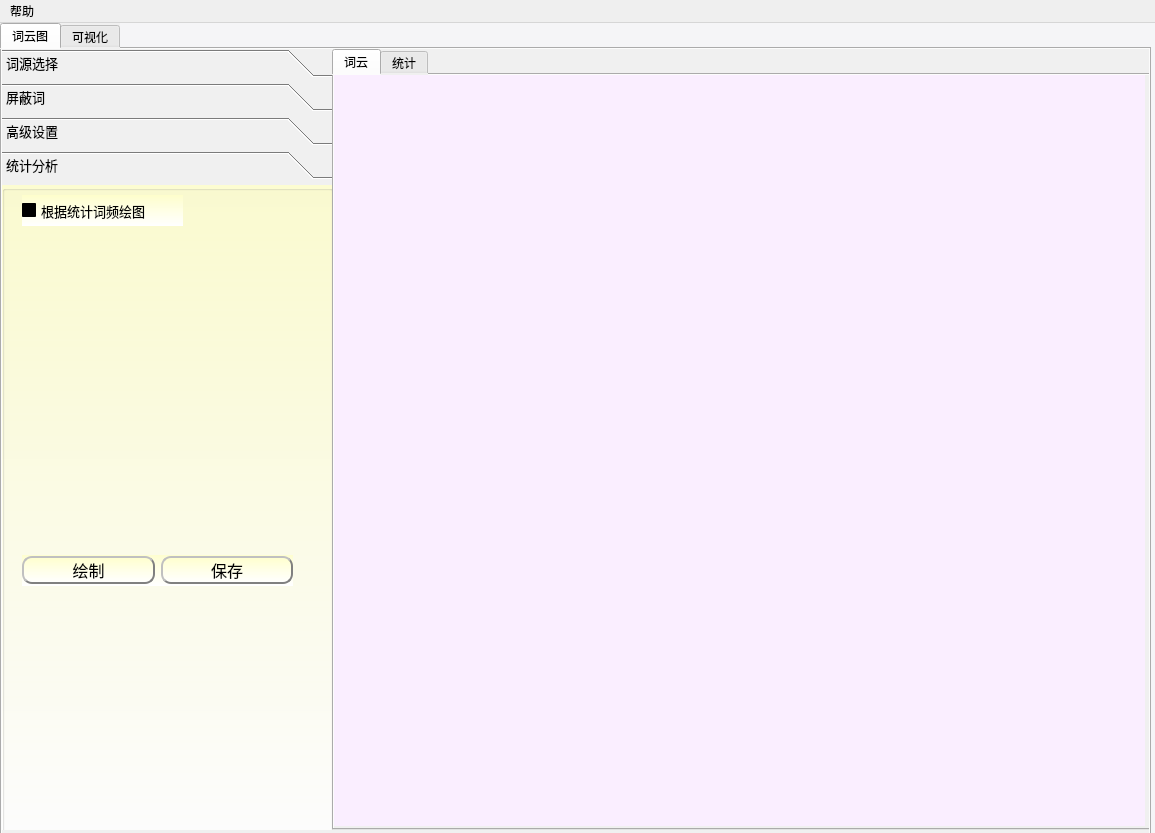
<?xml version="1.0" encoding="UTF-8"?>
<ui version="4.0">
 <class>MainWindow</class>
 <widget class="QMainWindow" name="MainWindow">
  <property name="geometry">
   <rect>
    <x>0</x>
    <y>0</y>
    <width>1155</width>
    <height>833</height>
   </rect>
  </property>
  <property name="sizePolicy">
   <sizepolicy hsizetype="Fixed" vsizetype="Fixed">
    <horstretch>0</horstretch>
    <verstretch>0</verstretch>
   </sizepolicy>
  </property>
  <property name="minimumSize">
   <size>
    <width>1155</width>
    <height>833</height>
   </size>
  </property>
  <property name="maximumSize">
   <size>
    <width>1155</width>
    <height>833</height>
   </size>
  </property>
  <property name="font">
   <font>
    <pointsize>8</pointsize>
   </font>
  </property>
  <property name="windowTitle">
   <string>MainWindow</string>
  </property>
  <property name="windowIcon">
   <iconset>
    <normaloff>:/icon/images/动物/可达鸭.png</normaloff>:/icon/images/动物/可达鸭.png</iconset>
  </property>
  <property name="toolTip">
   <string/>
  </property>
  <property name="styleSheet">
   <string notr="true">#centralwidget
{
background-color: rgb(245, 245, 247);
}
#groupbox
{
background-color: rgb(255, 255, 127);
}
.QPushButton{
border-radius: 10px;  
border: 2px groove gray; 
border-style: outset;

}


</string>
  </property>
  <property name="iconSize">
   <size>
    <width>50</width>
    <height>50</height>
   </size>
  </property>
  <widget class="QWidget" name="centralwidget">
   <property name="styleSheet">
    <string notr="true">QPushButton{
border-radius: 10px;  
border: 2px groove gray; 
border-style: outset;
	background-color: rgb(0, 170, 255);
}</string>
   </property>
   <widget class="QTabWidget" name="tabWidget">
    <property name="geometry">
     <rect>
      <x>0</x>
      <y>0</y>
      <width>1151</width>
      <height>821</height>
     </rect>
    </property>
    <property name="styleSheet">
     <string notr="true">background-color: rgb(240, 240, 240);</string>
    </property>
    <property name="currentIndex">
     <number>0</number>
    </property>
    <widget class="QWidget" name="tab">
     <property name="styleSheet">
      <string notr="true"/>
     </property>
     <attribute name="title">
      <string>词云图</string>
     </attribute>
     <widget class="QToolBox" name="toolBox">
      <property name="geometry">
       <rect>
        <x>0</x>
        <y>0</y>
        <width>331</width>
        <height>781</height>
       </rect>
      </property>
      <property name="font">
       <font>
        <pointsize>10</pointsize>
       </font>
      </property>
      <property name="styleSheet">
       <string notr="true"/>
      </property>
      <property name="currentIndex">
       <number>3</number>
      </property>
      <widget class="QWidget" name="common">
       <property name="geometry">
        <rect>
         <x>0</x>
         <y>0</y>
         <width>100</width>
         <height>30</height>
        </rect>
       </property>
       <attribute name="label">
        <string>词源选择</string>
       </attribute>
       <widget class="QGroupBox" name="groupBox">
        <property name="geometry">
         <rect>
          <x>0</x>
          <y>0</y>
          <width>331</width>
          <height>661</height>
         </rect>
        </property>
        <property name="font">
         <font>
          <pointsize>9</pointsize>
          <weight>50</weight>
          <bold>false</bold>
         </font>
        </property>
        <property name="styleSheet">
         <string notr="true">background-color: qlineargradient(spread:pad, x1:0, y1:0, x2:0, y2:1, stop:0 rgba(255, 255, 203, 211), stop:1 rgba(255, 255, 255, 255));</string>
        </property>
        <property name="title">
         <string/>
        </property>
        <property name="checkable">
         <bool>false</bool>
        </property>
        <widget class="QLineEdit" name="txtlineEdit">
         <property name="geometry">
          <rect>
           <x>120</x>
           <y>50</y>
           <width>161</width>
           <height>31</height>
          </rect>
         </property>
        </widget>
        <widget class="QPushButton" name="flieButton">
         <property name="geometry">
          <rect>
           <x>10</x>
           <y>47</y>
           <width>90</width>
           <height>30</height>
          </rect>
         </property>
         <property name="font">
          <font>
           <pointsize>12</pointsize>
           <weight>50</weight>
           <bold>false</bold>
          </font>
         </property>
         <property name="styleSheet">
          <string notr="true"/>
         </property>
         <property name="text">
          <string>选择词源</string>
         </property>
        </widget>
        <widget class="QLineEdit" name="imglineEdit">
         <property name="geometry">
          <rect>
           <x>120</x>
           <y>110</y>
           <width>161</width>
           <height>31</height>
          </rect>
         </property>
        </widget>
        <widget class="QPushButton" name="imgButton">
         <property name="geometry">
          <rect>
           <x>10</x>
           <y>107</y>
           <width>90</width>
           <height>30</height>
          </rect>
         </property>
         <property name="font">
          <font>
           <pointsize>12</pointsize>
           <weight>50</weight>
           <bold>false</bold>
          </font>
         </property>
         <property name="styleSheet">
          <string notr="true"/>
         </property>
         <property name="text">
          <string>选择图片</string>
         </property>
        </widget>
        <widget class="QPushButton" name="saveButton">
         <property name="geometry">
          <rect>
           <x>149</x>
           <y>213</y>
           <width>111</width>
           <height>24</height>
          </rect>
         </property>
         <property name="font">
          <font>
           <pointsize>12</pointsize>
           <weight>50</weight>
           <bold>false</bold>
          </font>
         </property>
         <property name="styleSheet">
          <string notr="true">border-top-color: rgb(0, 0, 0);</string>
         </property>
         <property name="text">
          <string>保存</string>
         </property>
        </widget>
        <widget class="QPushButton" name="plotButton">
         <property name="geometry">
          <rect>
           <x>11</x>
           <y>213</y>
           <width>101</width>
           <height>24</height>
          </rect>
         </property>
         <property name="font">
          <font>
           <pointsize>12</pointsize>
           <weight>50</weight>
           <bold>false</bold>
          </font>
         </property>
         <property name="styleSheet">
          <string notr="true"/>
         </property>
         <property name="text">
          <string>绘制</string>
         </property>
        </widget>
       </widget>
      </widget>
      <widget class="QWidget" name="page">
       <property name="geometry">
        <rect>
         <x>0</x>
         <y>0</y>
         <width>100</width>
         <height>30</height>
        </rect>
       </property>
       <property name="contextMenuPolicy">
        <enum>Qt::PreventContextMenu</enum>
       </property>
       <property name="acceptDrops">
        <bool>false</bool>
       </property>
       <attribute name="label">
        <string>屏蔽词</string>
       </attribute>
       <widget class="QGroupBox" name="groupBox_3">
        <property name="geometry">
         <rect>
          <x>0</x>
          <y>0</y>
          <width>331</width>
          <height>661</height>
         </rect>
        </property>
        <property name="font">
         <font>
          <family>宋体</family>
          <pointsize>10</pointsize>
         </font>
        </property>
        <property name="styleSheet">
         <string notr="true">background-color: qlineargradient(spread:pad, x1:0, y1:0, x2:0, y2:1, stop:0 rgba(255, 255, 203, 211), stop:1 rgba(255, 255, 255, 255));</string>
        </property>
        <property name="title">
         <string>请输入不想在词云中出现的词语</string>
        </property>
        <widget class="QTextEdit" name="stopwords">
         <property name="geometry">
          <rect>
           <x>10</x>
           <y>30</y>
           <width>301</width>
           <height>301</height>
          </rect>
         </property>
        </widget>
       </widget>
      </widget>
      <widget class="QWidget" name="advanced">
       <property name="geometry">
        <rect>
         <x>0</x>
         <y>0</y>
         <width>100</width>
         <height>30</height>
        </rect>
       </property>
       <attribute name="label">
        <string>高级设置</string>
       </attribute>
       <widget class="QGroupBox" name="groupBox_2">
        <property name="geometry">
         <rect>
          <x>0</x>
          <y>-10</y>
          <width>331</width>
          <height>661</height>
         </rect>
        </property>
        <property name="styleSheet">
         <string notr="true">background-color: qlineargradient(spread:pad, x1:0, y1:0, x2:0, y2:1, stop:0 rgba(255, 255, 203, 211), stop:1 rgba(255, 255, 255, 255));

</string>
        </property>
        <property name="title">
         <string/>
        </property>
        <widget class="QCheckBox" name="Templatecolor">
         <property name="geometry">
          <rect>
           <x>20</x>
           <y>20</y>
           <width>161</width>
           <height>31</height>
          </rect>
         </property>
         <property name="font">
          <font>
           <pointsize>10</pointsize>
          </font>
         </property>
         <property name="autoFillBackground">
          <bool>false</bool>
         </property>
         <property name="text">
          <string>按照模板颜色绘图</string>
         </property>
         <property name="checked">
          <bool>true</bool>
         </property>
        </widget>
        <widget class="QComboBox" name="FoncobotBox">
         <property name="geometry">
          <rect>
           <x>200</x>
           <y>20</y>
           <width>87</width>
           <height>22</height>
          </rect>
         </property>
         <item>
          <property name="text">
           <string>宋体</string>
          </property>
         </item>
         <item>
          <property name="text">
           <string>楷体</string>
          </property>
         </item>
         <item>
          <property name="text">
           <string>行书</string>
          </property>
         </item>
         <item>
          <property name="text">
           <string>Courier New</string>
          </property>
         </item>
        </widget>
        <widget class="QTextEdit" name="mytips">
         <property name="geometry">
          <rect>
           <x>20</x>
           <y>490</y>
           <width>291</width>
           <height>51</height>
          </rect>
         </property>
        </widget>
        <widget class="QWidget" name="layoutWidget">
         <property name="geometry">
          <rect>
           <x>20</x>
           <y>150</y>
           <width>231</width>
           <height>24</height>
          </rect>
         </property>
         <layout class="QHBoxLayout" name="horizontalLayout">
          <item>
           <widget class="QLabel" name="label_2">
            <property name="font">
             <font>
              <pointsize>10</pointsize>
             </font>
            </property>
            <property name="text">
             <string>最大词数</string>
            </property>
           </widget>
          </item>
          <item>
           <widget class="QSpinBox" name="spinBox">
            <property name="wrapping">
             <bool>false</bool>
            </property>
            <property name="maximum">
             <number>500</number>
            </property>
            <property name="value">
             <number>200</number>
            </property>
           </widget>
          </item>
         </layout>
        </widget>
        <widget class="QWidget" name="layoutWidget">
         <property name="geometry">
          <rect>
           <x>20</x>
           <y>200</y>
           <width>231</width>
           <height>24</height>
          </rect>
         </property>
         <layout class="QHBoxLayout" name="horizontalLayout_2">
          <item>
           <widget class="QLabel" name="label">
            <property name="font">
             <font>
              <pointsize>10</pointsize>
             </font>
            </property>
            <property name="text">
             <string>缩放倍数</string>
            </property>
           </widget>
          </item>
          <item>
           <widget class="QSpinBox" name="scale">
            <property name="minimum">
             <number>1</number>
            </property>
            <property name="maximum">
             <number>20</number>
            </property>
            <property name="value">
             <number>2</number>
            </property>
           </widget>
          </item>
         </layout>
        </widget>
        <widget class="QWidget" name="layoutWidget">
         <property name="geometry">
          <rect>
           <x>20</x>
           <y>60</y>
           <width>231</width>
           <height>24</height>
          </rect>
         </property>
         <layout class="QHBoxLayout" name="horizontalLayout_3">
          <item>
           <widget class="QLabel" name="label_3">
            <property name="font">
             <font>
              <pointsize>10</pointsize>
             </font>
            </property>
            <property name="text">
             <string>轮廓宽度</string>
            </property>
           </widget>
          </item>
          <item>
           <widget class="QSpinBox" name="width">
            <property name="font">
             <font>
              <pointsize>10</pointsize>
             </font>
            </property>
            <property name="maximum">
             <number>2000</number>
            </property>
            <property name="value">
             <number>1000</number>
            </property>
           </widget>
          </item>
         </layout>
        </widget>
        <widget class="QWidget" name="layoutWidget">
         <property name="geometry">
          <rect>
           <x>20</x>
           <y>100</y>
           <width>231</width>
           <height>24</height>
          </rect>
         </property>
         <layout class="QHBoxLayout" name="horizontalLayout_4">
          <item>
           <widget class="QLabel" name="label_4">
            <property name="font">
             <font>
              <pointsize>10</pointsize>
             </font>
            </property>
            <property name="text">
             <string>轮廓高度</string>
            </property>
           </widget>
          </item>
          <item>
           <widget class="QSpinBox" name="height">
            <property name="font">
             <font>
              <pointsize>10</pointsize>
             </font>
            </property>
            <property name="maximum">
             <number>2000</number>
            </property>
            <property name="value">
             <number>1000</number>
            </property>
           </widget>
          </item>
         </layout>
        </widget>
        <widget class="QWidget" name="layoutWidget">
         <property name="geometry">
          <rect>
           <x>20</x>
           <y>240</y>
           <width>231</width>
           <height>24</height>
          </rect>
         </property>
         <layout class="QHBoxLayout" name="horizontalLayout_5">
          <item>
           <widget class="QLabel" name="label_5">
            <property name="font">
             <font>
              <pointsize>10</pointsize>
             </font>
            </property>
            <property name="text">
             <string>轮廓宽度</string>
            </property>
           </widget>
          </item>
          <item>
           <widget class="QSpinBox" name="contour_width">
            <property name="maximum">
             <number>5</number>
            </property>
           </widget>
          </item>
         </layout>
        </widget>
        <widget class="QWidget" name="layoutWidget">
         <property name="geometry">
          <rect>
           <x>20</x>
           <y>280</y>
           <width>291</width>
           <height>24</height>
          </rect>
         </property>
         <layout class="QHBoxLayout" name="horizontalLayout_6">
          <item>
           <widget class="QLabel" name="label_6">
            <property name="font">
             <font>
              <pointsize>10</pointsize>
             </font>
            </property>
            <property name="text">
             <string>词频与字体大小相关性</string>
            </property>
           </widget>
          </item>
          <item>
           <widget class="QDoubleSpinBox" name="relative_scaling">
            <property name="decimals">
             <number>1</number>
            </property>
            <property name="maximum">
             <double>1.000000000000000</double>
            </property>
            <property name="singleStep">
             <double>0.100000000000000</double>
            </property>
            <property name="value">
             <double>0.500000000000000</double>
            </property>
           </widget>
          </item>
         </layout>
        </widget>
        <widget class="QWidget" name="layoutWidget">
         <property name="geometry">
          <rect>
           <x>20</x>
           <y>320</y>
           <width>391</width>
           <height>90</height>
          </rect>
         </property>
         <layout class="QVBoxLayout" name="verticalLayout">
          <item>
           <widget class="QLabel" name="label_7">
            <property name="font">
             <font>
              <pointsize>10</pointsize>
             </font>
            </property>
            <property name="text">
             <string>选择配色</string>
            </property>
           </widget>
          </item>
          <item>
           <widget class="QComboBox" name="colormap">
            <property name="insertPolicy">
             <enum>QComboBox::InsertAtCurrent</enum>
            </property>
            <property name="iconSize">
             <size>
              <width>295</width>
              <height>60</height>
             </size>
            </property>
            <item>
             <property name="text">
              <string>viridis</string>
             </property>
             <property name="icon">
              <iconset>
               <normaloff>:/color/bg/viridis.png</normaloff>:/color/bg/viridis.png</iconset>
             </property>
            </item>
            <item>
             <property name="text">
              <string>plasma</string>
             </property>
             <property name="icon">
              <iconset>
               <normaloff>:/color/bg/plasma.png</normaloff>:/color/bg/plasma.png</iconset>
             </property>
            </item>
            <item>
             <property name="text">
              <string>inferno</string>
             </property>
             <property name="icon">
              <iconset>
               <normaloff>:/color/bg/inferno.png</normaloff>:/color/bg/inferno.png</iconset>
             </property>
            </item>
            <item>
             <property name="text">
              <string>magma</string>
             </property>
             <property name="icon">
              <iconset>
               <normaloff>:/color/bg/magma.png</normaloff>:/color/bg/magma.png</iconset>
             </property>
            </item>
            <item>
             <property name="text">
              <string>cividis</string>
             </property>
             <property name="icon">
              <iconset>
               <normaloff>:/color/bg/cividis.png</normaloff>:/color/bg/cividis.png</iconset>
             </property>
            </item>
           </widget>
          </item>
         </layout>
        </widget>
        <widget class="QWidget" name="layoutWidget">
         <property name="geometry">
          <rect>
           <x>30</x>
           <y>430</y>
           <width>271</width>
           <height>31</height>
          </rect>
         </property>
         <layout class="QHBoxLayout" name="horizontalLayout_7">
          <item>
           <widget class="QPushButton" name="plotButton_2">
            <property name="font">
             <font>
              <pointsize>12</pointsize>
              <weight>50</weight>
              <bold>false</bold>
             </font>
            </property>
            <property name="styleSheet">
             <string notr="true">border-radius: 10px;  
border: 2px groove gray; 
border-style: outset;</string>
            </property>
            <property name="text">
             <string>绘制</string>
            </property>
           </widget>
          </item>
          <item>
           <widget class="QPushButton" name="saveButton_2">
            <property name="font">
             <font>
              <pointsize>12</pointsize>
              <weight>50</weight>
              <bold>false</bold>
             </font>
            </property>
            <property name="styleSheet">
             <string notr="true">border-radius: 10px;  
border: 2px groove gray; 
border-style: outset;</string>
            </property>
            <property name="text">
             <string>保存</string>
            </property>
           </widget>
          </item>
         </layout>
        </widget>
       </widget>
      </widget>
      <widget class="QWidget" name="page_2">
       <property name="geometry">
        <rect>
         <x>0</x>
         <y>0</y>
         <width>331</width>
         <height>653</height>
        </rect>
       </property>
       <attribute name="label">
        <string>统计分析</string>
       </attribute>
       <widget class="QGroupBox" name="groupBox_4">
        <property name="geometry">
         <rect>
          <x>0</x>
          <y>0</y>
          <width>331</width>
          <height>651</height>
         </rect>
        </property>
        <property name="styleSheet">
         <string notr="true">background-color: qlineargradient(spread:pad, x1:0, y1:0, x2:0, y2:1, stop:0 rgba(255, 255, 203, 211), stop:1 rgba(255, 255, 255, 255));</string>
        </property>
        <property name="title">
         <string/>
        </property>
        <widget class="QCheckBox" name="StatisWordFreq">
         <property name="geometry">
          <rect>
           <x>20</x>
           <y>10</y>
           <width>161</width>
           <height>31</height>
          </rect>
         </property>
         <property name="font">
          <font>
           <pointsize>10</pointsize>
          </font>
         </property>
         <property name="autoFillBackground">
          <bool>false</bool>
         </property>
         <property name="text">
          <string>根据统计词频绘图</string>
         </property>
         <property name="checked">
          <bool>false</bool>
         </property>
        </widget>
        <widget class="QWidget" name="layoutWidget_2">
         <property name="geometry">
          <rect>
           <x>20</x>
           <y>370</y>
           <width>271</width>
           <height>31</height>
          </rect>
         </property>
         <layout class="QHBoxLayout" name="horizontalLayout_9">
          <item>
           <widget class="QPushButton" name="plotButton_4">
            <property name="font">
             <font>
              <pointsize>12</pointsize>
              <weight>50</weight>
              <bold>false</bold>
             </font>
            </property>
            <property name="styleSheet">
             <string notr="true">border-radius: 10px;  
border: 2px groove gray; 
border-style: outset;</string>
            </property>
            <property name="text">
             <string>绘制</string>
            </property>
           </widget>
          </item>
          <item>
           <widget class="QPushButton" name="saveButton_3">
            <property name="font">
             <font>
              <pointsize>12</pointsize>
              <weight>50</weight>
              <bold>false</bold>
             </font>
            </property>
            <property name="styleSheet">
             <string notr="true">border-radius: 10px;  
border: 2px groove gray; 
border-style: outset;</string>
            </property>
            <property name="text">
             <string>保存</string>
            </property>
           </widget>
          </item>
         </layout>
        </widget>
       </widget>
      </widget>
     </widget>
     <widget class="QTabWidget" name="tabWidget_2">
      <property name="geometry">
       <rect>
        <x>330</x>
        <y>0</y>
        <width>821</width>
        <height>781</height>
       </rect>
      </property>
      <property name="currentIndex">
       <number>0</number>
      </property>
      <widget class="QWidget" name="tab_3">
       <attribute name="title">
        <string>词云</string>
       </attribute>
       <widget class="MatplotlibWidget" name="customwidget" native="true">
        <property name="geometry">
         <rect>
          <x>0</x>
          <y>0</y>
          <width>811</width>
          <height>751</height>
         </rect>
        </property>
        <property name="styleSheet">
         <string notr="true">background-color: rgb(250, 238, 255);</string>
        </property>
       </widget>
      </widget>
      <widget class="QWidget" name="tab_4">
       <attribute name="title">
        <string>统计</string>
       </attribute>
       <widget class="MatplotlibWidget" name="statistics" native="true">
        <property name="geometry">
         <rect>
          <x>0</x>
          <y>0</y>
          <width>811</width>
          <height>751</height>
         </rect>
        </property>
        <property name="styleSheet">
         <string notr="true">background-color: rgb(250, 238, 255);</string>
        </property>
       </widget>
      </widget>
     </widget>
    </widget>
    <widget class="QWidget" name="tab_2">
     <attribute name="title">
      <string>可视化</string>
     </attribute>
    </widget>
   </widget>
  </widget>
  <widget class="QMenuBar" name="menubar">
   <property name="geometry">
    <rect>
     <x>0</x>
     <y>0</y>
     <width>1155</width>
     <height>26</height>
    </rect>
   </property>
   <widget class="QMenu" name="menu">
    <property name="font">
     <font>
      <family>Microsoft YaHei UI Light</family>
     </font>
    </property>
    <property name="title">
     <string>帮助</string>
    </property>
   </widget>
   <addaction name="menu"/>
  </widget>
 </widget>
 <customwidgets>
  <customwidget>
   <class>MatplotlibWidget</class>
   <extends>QWidget</extends>
   <header>matplotlibwidget.h</header>
   <container>1</container>
  </customwidget>
 </customwidgets>
 <resources>
  <include location="wcqt.qrc"/>
 </resources>
 <connections>
  <connection>
   <sender>flieButton</sender>
   <signal>clicked()</signal>
   <receiver>MainWindow</receiver>
   <slot>textbutton()</slot>
   <hints>
    <hint type="sourcelabel">
     <x>56</x>
     <y>143</y>
    </hint>
    <hint type="destinationlabel">
     <x>558</x>
     <y>394</y>
    </hint>
   </hints>
  </connection>
  <connection>
   <sender>imgButton</sender>
   <signal>clicked()</signal>
   <receiver>MainWindow</receiver>
   <slot>imagebutton()</slot>
   <hints>
    <hint type="sourcelabel">
     <x>56</x>
     <y>203</y>
    </hint>
    <hint type="destinationlabel">
     <x>558</x>
     <y>394</y>
    </hint>
   </hints>
  </connection>
  <connection>
   <sender>plotButton</sender>
   <signal>clicked()</signal>
   <receiver>MainWindow</receiver>
   <slot>Cloudplot()</slot>
   <hints>
    <hint type="sourcelabel">
     <x>61</x>
     <y>301</y>
    </hint>
    <hint type="destinationlabel">
     <x>558</x>
     <y>394</y>
    </hint>
   </hints>
  </connection>
  <connection>
   <sender>saveButton</sender>
   <signal>clicked()</signal>
   <receiver>MainWindow</receiver>
   <slot>saveimg()</slot>
   <hints>
    <hint type="sourcelabel">
     <x>281</x>
     <y>301</y>
    </hint>
    <hint type="destinationlabel">
     <x>558</x>
     <y>394</y>
    </hint>
   </hints>
  </connection>
  <connection>
   <sender>plotButton_2</sender>
   <signal>clicked()</signal>
   <receiver>MainWindow</receiver>
   <slot>Cloudplot()</slot>
   <hints>
    <hint type="sourcelabel">
     <x>77</x>
     <y>579</y>
    </hint>
    <hint type="destinationlabel">
     <x>560</x>
     <y>395</y>
    </hint>
   </hints>
  </connection>
  <connection>
   <sender>saveButton_2</sender>
   <signal>clicked()</signal>
   <receiver>MainWindow</receiver>
   <slot>saveimg()</slot>
   <hints>
    <hint type="sourcelabel">
     <x>215</x>
     <y>581</y>
    </hint>
    <hint type="destinationlabel">
     <x>560</x>
     <y>395</y>
    </hint>
   </hints>
  </connection>
  <connection>
   <sender>colormap</sender>
   <signal>currentIndexChanged(QString)</signal>
   <receiver>MainWindow</receiver>
   <slot>colorchanged()</slot>
   <hints>
    <hint type="sourcelabel">
     <x>131</x>
     <y>504</y>
    </hint>
    <hint type="destinationlabel">
     <x>640</x>
     <y>-10</y>
    </hint>
   </hints>
  </connection>
  <connection>
   <sender>plotButton_4</sender>
   <signal>clicked()</signal>
   <receiver>MainWindow</receiver>
   <slot>Cloudplot()</slot>
   <hints>
    <hint type="sourcelabel">
     <x>89</x>
     <y>559</y>
    </hint>
    <hint type="destinationlabel">
     <x>607</x>
     <y>-14</y>
    </hint>
   </hints>
  </connection>
  <connection>
   <sender>saveButton_3</sender>
   <signal>clicked()</signal>
   <receiver>MainWindow</receiver>
   <slot>saveimg()</slot>
   <hints>
    <hint type="sourcelabel">
     <x>243</x>
     <y>561</y>
    </hint>
    <hint type="destinationlabel">
     <x>847</x>
     <y>-5</y>
    </hint>
   </hints>
  </connection>
 </connections>
 <slots>
  <slot>Cloudplot()</slot>
  <slot>textbutton()</slot>
  <slot>imagebutton()</slot>
  <slot>saveimg()</slot>
  <slot>colorchanged()</slot>
  <slot>wordstatistics()</slot>
 </slots>
</ui>
